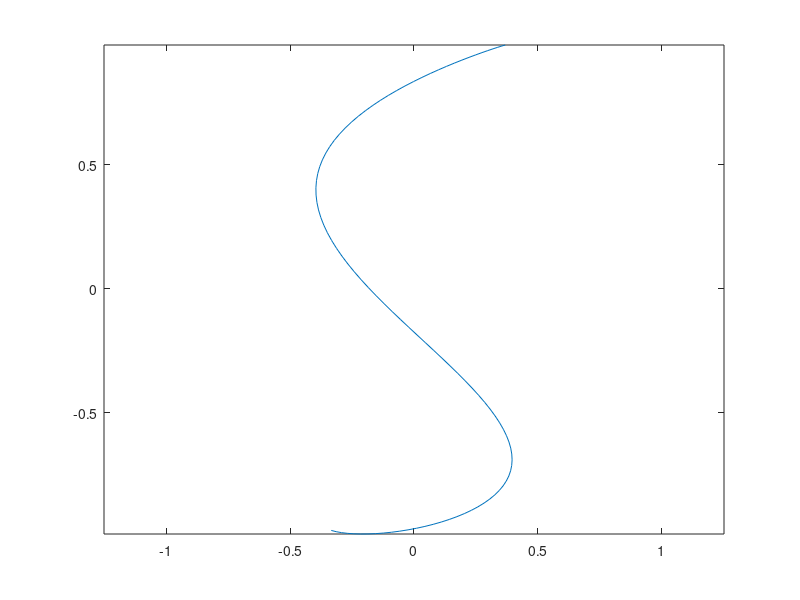

This figure's MATLAB source: (Note: this script raises an error after producing the figure.)
scale = .2235;
t = (linspace(0,3.2/scale,100)');
r = [0.3960*cos(2.65*(scale*t+1.4)), -0.99*sin(scale*t+1.4)];
plot(r(:,1), r(:,2)); axis equal
v = diff(r)./diff(t);
That = v ./ sqrt(sum(v.^2,2));
N = diff(That)./diff(t(1: end - 1,:));
That(:,3) = 0;
N(:,3) = 0;
w = cross(That(1:end-1,:), N);
mag_v = sqrt(sum(v.^2,2));

d = 0.2495;
Vr = (mag_v(1:end-1,:) + (w(:,3)*(d/2)));
Vl = (mag_v(1:end-1,:) - (w(:,3)*(d/2)));

pub = rospublisher('/raw_vel');
sub_bump = rossubscriber('/bump');
msg = rosmessage(pub);

for i = 1:size(t)-2
    msg.Data = [Vl(i), Vr(i)];
    send(pub, msg);
    pause(0.1);
    bumpMessage = receive(sub_bump);
    if any(bumpMessage.Data)
        msg.Data = [0.0, 0.0];
        send(pub, msg);
        pause(0.1);
        break;
     end
end
msg.Data = [0,0];
send(pub,msg);

% pub = rospublisher('/raw_vel');
% sub_bump = rossubscriber('/bump');
% msg = rosmessage(pub);
% msg.Data = [0,0];
% send(pub,msg)
% 
% bumpMessage = receive(sub_bump);
% if any(bumpMessage.Data)
%     msg.Data = [0.0, 0.0];
%     send(pub, msg);
%     pause(0.1);
% end